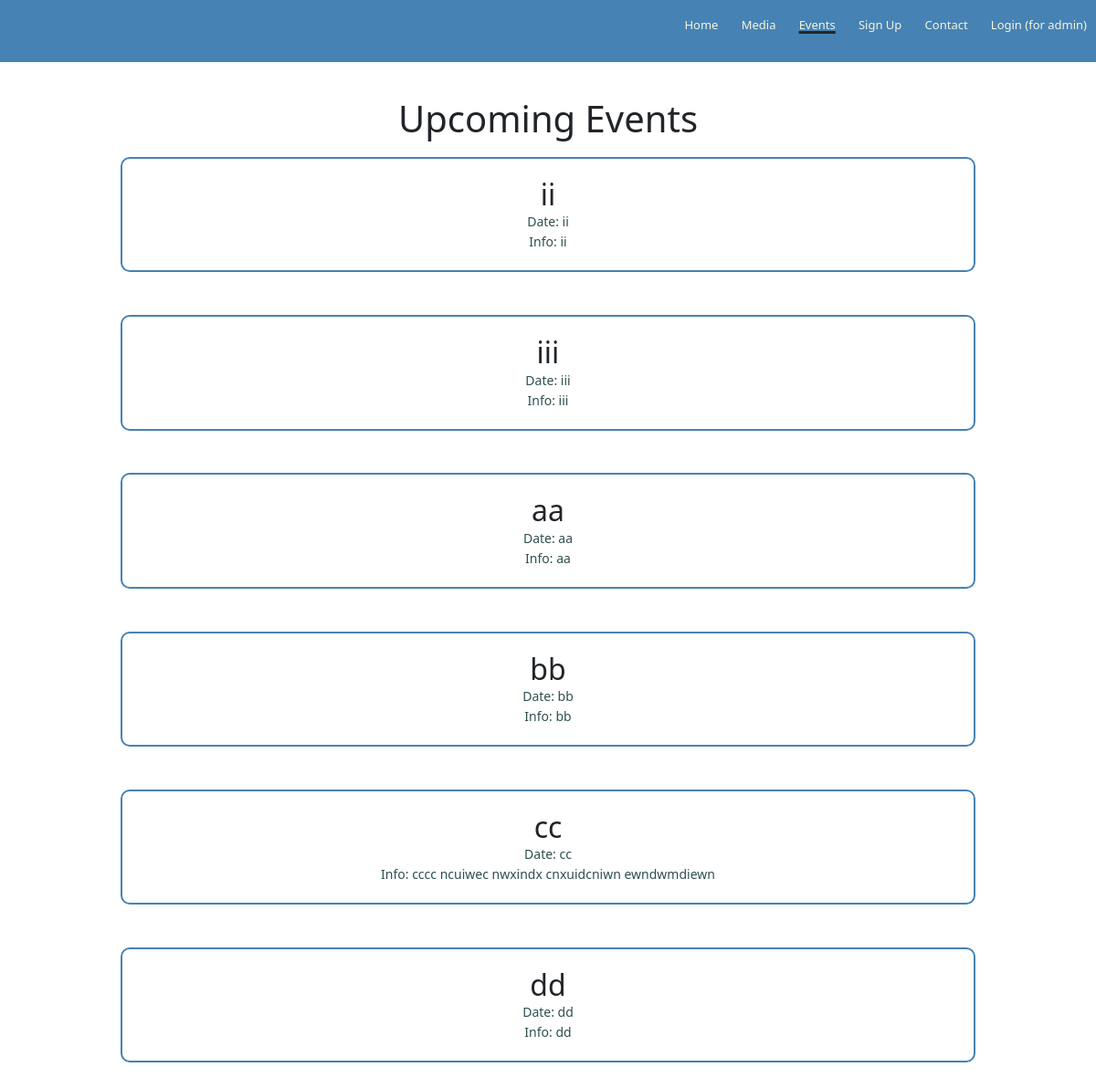
/events, run on an earlier commit of the app's database.
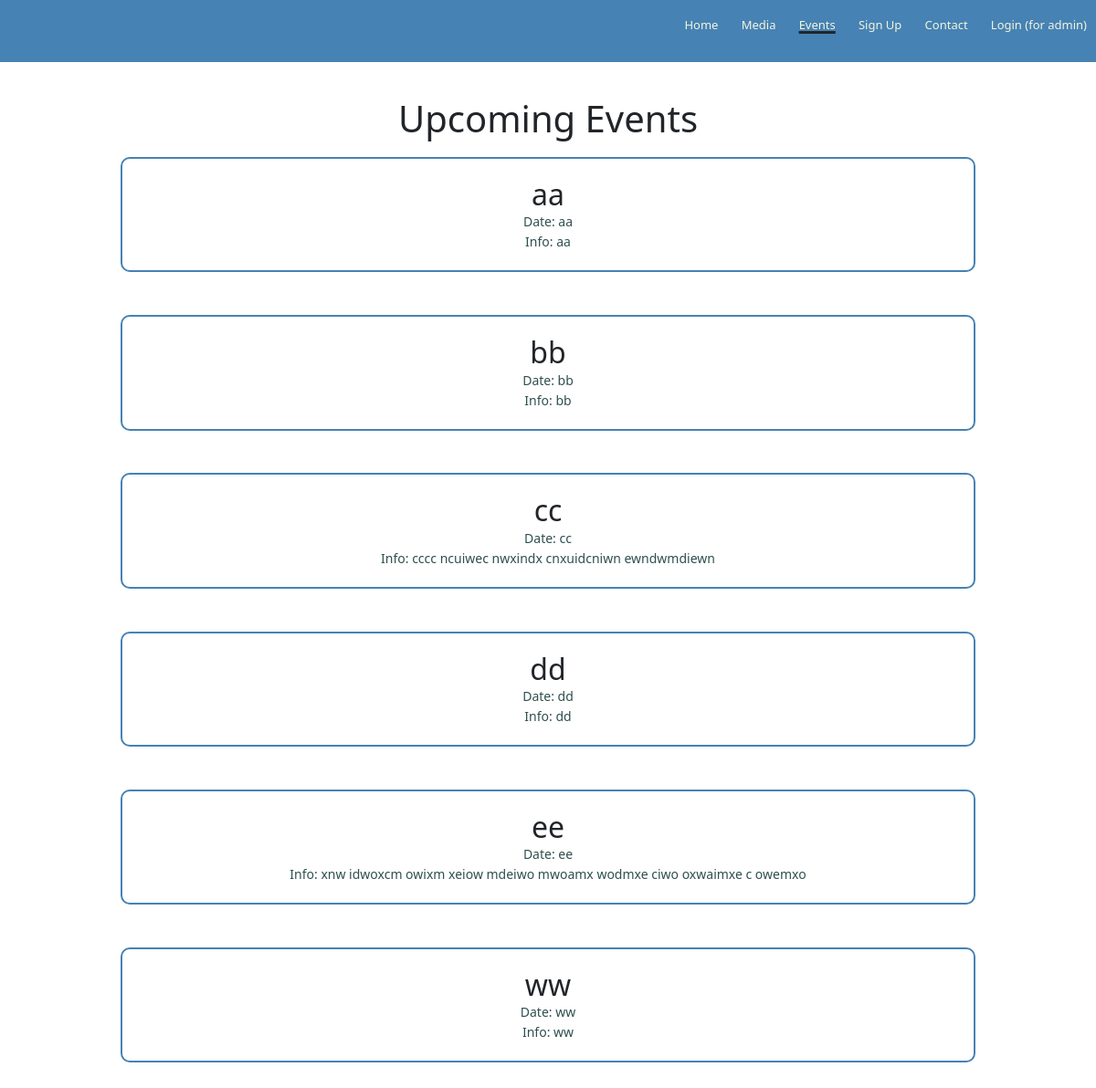
And on a later commit of the database.
### app/models.py (models this page shows, shortened)
class Event(db.Model):
    id = db.Column(db.Integer, primary_key=True)
    name = db.Column(db.String(128))
    date = db.Column(db.String(128))
    info = db.Column(db.String(255))

### app/routes.py (the view)
@app.route('/events', methods=['GET'])
def events():
    events = Event.query.all()
    return render_template("events.html", events=events, event=True)

### app/templates/events.html (shortened to what this page needs)
{% extends "base.html" %}
{% block content %}
<section class="events" id="events">
    <div class="sec-header">Upcoming Events</div>
        {% for event in events %}
        <div id="event.id" class="events-col">
            <div>
                <h2 style="margin:auto;">{{event.name}}</h2>
            </div>
            <div class="smalltext">
                <p style="margin:auto;"><strong>Date:</strong> {{event.date}}</p>
            </div>
            <div class="smalltext">
                <p style="margin:auto;"><strong>Info:</strong> {{event.info}}</p>
            </div>
        </div>
        {% endfor %}
</section>
{% endblock %}

What changed in the data, as far as the page shows it:
removed Event: name "ii", date "ii", info "ii"
removed Event: name "iii", date "iii", info "iii"
added Event: name "ee", date "ee", info "xnw idwoxcm owixm xeiow mdeiwo mwoamx wodmxe ciwo oxwaimxe c owemxo"
added Event: name "ww", date "ww", info "ww"
